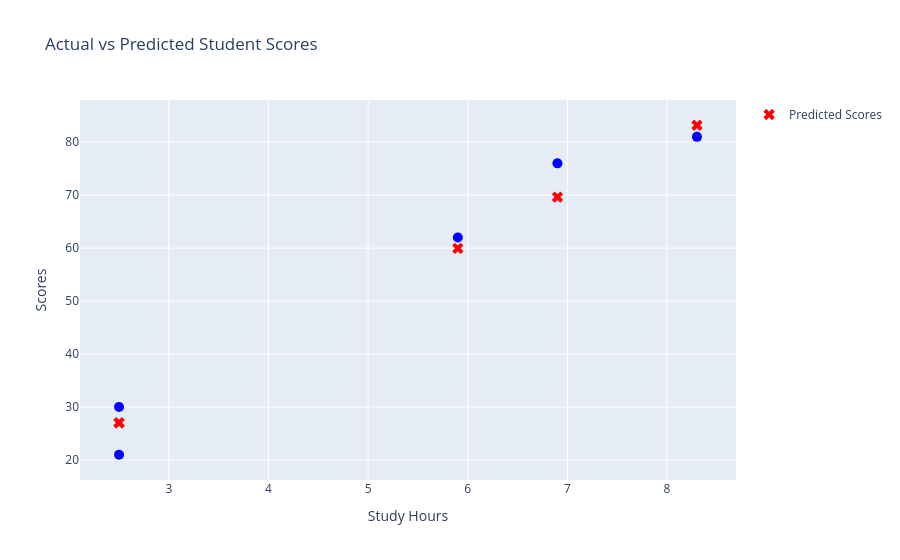

The notebook cell saved with this chart:
### Code cell
import plotly.express as px

fig = px.scatter(
    x=X_test['Hours'],
    y=y_test,
    labels={'x': 'Study Hours', 'y': 'Scores'},
    title='Actual vs Predicted Student Scores'
)

fig.add_scatter(
    x=X_test['Hours'],
    y=y_preds,
    mode='markers',
    name='Predicted Scores',
    marker=dict(color='red', symbol='x', size=10)
)

fig.update_traces(
    selector=dict(name=''),
    name='Actual Scores',
    marker=dict(color='blue', size=10)
)

fig.show()

### Figure 1 — Plotly figure (JSON) as saved in the notebook; plotly's stock layout.template omitted (floating-point values rounded to 4 significant figures)
{"data": [{"hovertemplate": "Study Hours=%{x}<br>Scores=%{y}<extra></extra>", "legendgroup": "", "marker": {"color": "blue", "size": 10, "symbol": "circle"}, "mode": "markers", "name": "Actual Scores", "orientation": "v", "showlegend": false, "type": "scatter", "x": [8.3, 2.5, 2.5, 6.9, 5.9], "xaxis": "x", "y": [81, 30, 21, 76, 62], "yaxis": "y"}, {"marker": {"color": "red", "size": 10, "symbol": "x"}, "mode": "markers", "name": "Predicted Scores", "type": "scatter", "x": [8.3, 2.5, 2.5, 6.9, 5.9], "y": [83.19, 27.03, 27.03, 69.63, 59.95]}], "layout": {"legend": {"tracegroupgap": 0}, "title": {"text": "Actual vs Predicted Student Scores"}, "xaxis": {"anchor": "y", "domain": [0, 1], "title": {"text": "Study Hours"}}, "yaxis": {"anchor": "x", "domain": [0, 1], "title": {"text": "Scores"}}}}
